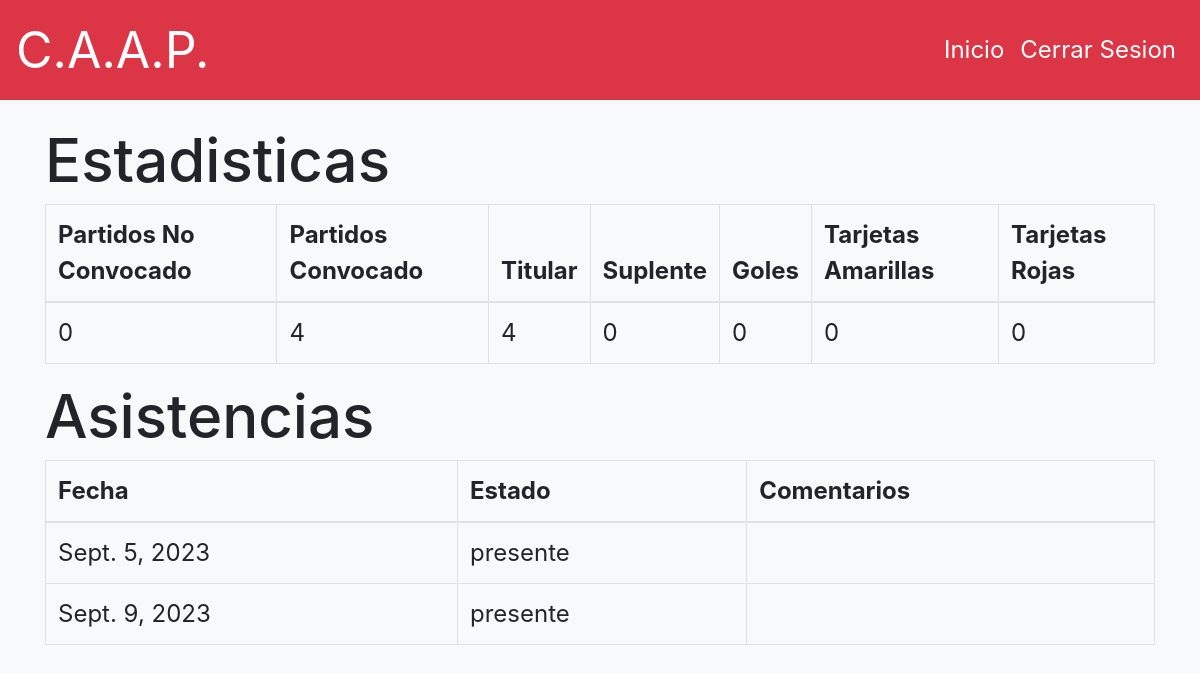
Screenshot of /17 (signed in) with the database file from the repository.
### network/models.py (models this page shows, shortened)
class User(AbstractUser):
    categoria = models.CharField(max_length=100, null=True , blank=True)
    categoria_estado = models.BooleanField(default=False)
    convocado_estado = models.BooleanField(default=False)
    mail_verificado = models.BooleanField(default= False)
    fecha_nacimiento = models.DateField(max_length=100,null=True)
    telefono1 = models.IntegerField(blank=True, null=True)
    telefono2 = models.IntegerField( blank=True, null=True)
    lesiones = models.CharField(max_length=10000, blank=True)
    enfermedades = models.CharField(max_length=10000, blank=True)
    genero = models.CharField(max_length=100,null=True)
    posicion = models.CharField(max_length=100,null=True, blank=True)
    trayectoria = models.CharField(max_length=10000, blank=True)
    dni = models.IntegerField(null=True, unique=True)
    logeado_como = models.CharField(default="jugador", max_length=100)
    titular = models.IntegerField(default=0)
    suplente = models.IntegerField( default=0)
    goles_jugador = models.IntegerField( default=0)
    ta_jugador = models.IntegerField(default=0)
    tr_jugador = models.IntegerField( default=0)

class Asistencia(models.Model):
    jugador = models.ForeignKey(User, on_delete=models.CASCADE, related_name='asistencias_jugador')
    tomada_por = models.ForeignKey(User, on_delete=models.CASCADE, related_name='asistencias_tomadas_por')
    categoria = models.CharField(max_length=50, default='Default Category')
    fecha = models.DateField(auto_now_add=True)
    estado = models.CharField(max_length=20)
    comentarios = models.TextField(blank=True)

### network/views.py (the view)
# urls.py: path("<int:user_id>" , views.jugador, name="jugador"),
@login_required(login_url='login')
def jugador(request , user_id ):
    if request.method == "GET":
        jugador =  User.objects.get(pk= user_id)
        categoria = Categoria.objects.get(nombre=jugador.categoria)
        partidos_categoria = Partido.objects.filter(categoria=categoria).count()
        partidos_convocado = jugador.titular + jugador.suplente
        partidos_no_convocado = partidos_categoria - partidos_convocado
        asistencias = Asistencia.objects.filter(jugador=jugador)
        return render(request, 'network/jugador.html',{
            "partidos_no_convocado": partidos_no_convocado,
            "partidos_convocado": partidos_convocado,
            "jugador": jugador,
            "asistencias": asistencias
        })

### network/templates/network/jugador.html
{% extends "network/layout.html" %}
{% load static %}
{% block body %}
    <div >
        <div class="row">
            <div class="col-md-12 ">
                <h5>Estadisticas</h5>
                <table class="table table-bordered" >
                    <thead>
                        <tr>
                            <th>Partidos No Convocado</th>
                            <th>Partidos Convocado</th>
                            <th>Titular</th>
                            <th>Suplente</th>
                            <th>Goles</th>
                            <th>Tarjetas Amarillas</th>
                            <th>Tarjetas Rojas</th>
                        </tr>
                    </thead>
                    <tbody>
                            <tr>
                                <td>{{partidos_no_convocado}} </td>
                                <td>{{partidos_convocado}} </td>
                                <td>{{jugador.titular}} </td>
                                <td>{{jugador.suplente}} </td>
                                <td>{{jugador.goles_jugador}} </td>
                                <td>{{jugador.ta_jugador}} </td>
                                <td>{{jugador.tr_jugador}} </td>
                            </tr>
                    </tbody>
                </table>
            </div>
        </div>
        <div class="row">
            <div class="col-md-12 ">
                <h5>Asistencias</h5>
                <table class="table table-bordered" >
                    <thead>
                        <tr>
                            <th>Fecha</th>
                            <th>Estado</th>
                            <th>Comentarios</th>
                        </tr>
                    </thead>
                    <tbody>
                        {% for asistencia in asistencias %}
                            <tr>
                                <td>{{ asistencia.fecha }}</td>
                                <td>{{ asistencia.estado }}</td>
                                <td>{{ asistencia.comentarios }}</td>
                            </tr>
                        {% endfor %}
                    </tbody>
                </table>
            </div>
        </div>
    </div>
{% endblock %}

### network/static/network/styles.css (style rules this page uses)
body { font-size: 24px; }
h1, h2, h3, h4, h5, h6 { font-size: 2.5em; }

### rows the page displays
User: titular "4", suplente "0", goles_jugador "0", ta_jugador "0", tr_jugador "0"
Asistencia: fecha "Sept. 5, 2023", estado "presente"
Asistencia: fecha "Sept. 9, 2023", estado "presente"

### other values shown
{{ partidos_no_convocado }} "0"
{{ partidos_convocado }} "4"
